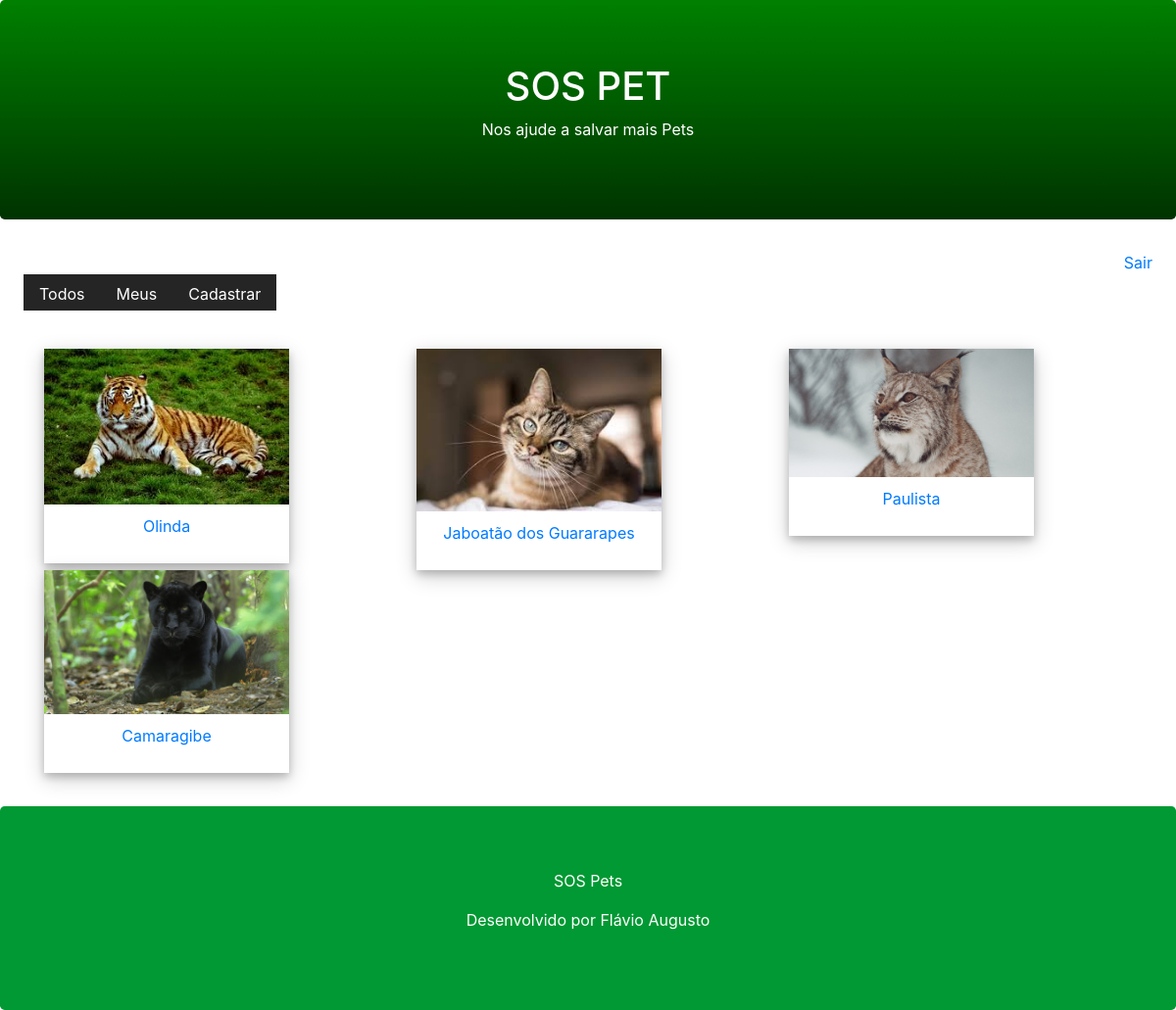
The page /pet/all/ (signed in) on the database its author committed.
### core/models.py (models this page shows, shortened)
class Pet(models.Model):
    cidade = models.CharField(max_length=100)
    descricao = models.TextField()
    fone = models.CharField(max_length=11)
    email = models.EmailField()
    data_registro = models.DateTimeField(auto_now_add=True)
    foto = models.ImageField(upload_to='pet')
    ativo = models.BooleanField(default=True)
    usuario = models.ForeignKey(User, on_delete=models.CASCADE)
    class Meta:
        db_table = 'pet'

### core/views.py (the view)
# urls.py: path('pet/all/', views.list_all_pets),
@login_required(login_url='/login/')
def list_all_pets(request):
    pet = Pet.objects.filter(ativo=True)
    return render(request, 'list.html', {'pet':pet})

### core/templates/list.html (shortened to what this page needs)
{% extends "model-page.html" %}
{% block content %}
    <div class="container mb-4">
        <div class="row">
            {% for p in pet %}
            <div class="col-sm-4">
                <a href="../detail/{{ p.id }}">
                    <div class="polaroid">
                        <img src="{{ p.foto.url }}" style="width:100%">
                        <div class="container">
                            <p>{{ p.cidade }}</p>
                        </div>
                    </div>
                </a>
            </div>
            {% endfor %}
        </div>
    </div>
{% endblock %}

### core/templates/list.html (style rules this page uses)
.polaroid { width: 250px; box-shadow: 0 4px 8px 0 rgba(0, 0, 0, 0.2), 0 6px 20px 0 rgba(0, 0, 0, 0.2); text-align: center; }
.container { padding: 10px; }

### rows shown on the page
Pet: foto (picture), cidade "Olinda"
Pet: foto (picture), cidade "Jaboatão dos Guararapes"
Pet: foto (picture), cidade "Paulista"
Pet: foto (picture), cidade "Camaragibe"
